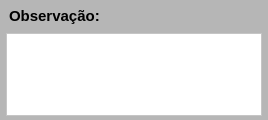
           <widget class="QWidget" name="widget_Cor6" native="true">
            <property name="sizePolicy">
             <sizepolicy hsizetype="Preferred" vsizetype="Preferred">
              <horstretch>0</horstretch>
              <verstretch>0</verstretch>
             </sizepolicy>
            </property>
            <property name="minimumSize">
             <size>
              <width>0</width>
              <height>120</height>
             </size>
            </property>
            <property name="maximumSize">
             <size>
              <width>16777215</width>
              <height>120</height>
             </size>
            </property>
            <property name="styleSheet">
             <string notr="true">background-color: rgb(182, 182, 182);</string>
            </property>
            <layout class="QHBoxLayout" name="horizontalLayout_21">
             <property name="spacing">
              <number>1</number>
             </property>
             <property name="leftMargin">
              <number>1</number>
             </property>
             <property name="topMargin">
              <number>1</number>
             </property>
             <property name="rightMargin">
              <number>1</number>
             </property>
             <property name="bottomMargin">
              <number>1</number>
             </property>
             <item>
              <widget class="QWidget" name="widget_24" native="true">
               <property name="maximumSize">
                <size>
                 <width>16777215</width>
                 <height>16777215</height>
                </size>
               </property>
               <property name="styleSheet">
                <string notr="true"/>
               </property>
               <layout class="QVBoxLayout" name="verticalLayout_3">
                <property name="spacing">
                 <number>5</number>
                </property>
                <property name="leftMargin">
                 <number>5</number>
                </property>
                <property name="topMargin">
                 <number>3</number>
                </property>
                <property name="rightMargin">
                 <number>5</number>
                </property>
                <property name="bottomMargin">
                 <number>3</number>
                </property>
                <item>
                 <widget class="QWidget" name="widget_6" native="true">
                  <layout class="QHBoxLayout" name="horizontalLayout_4">
                   <property name="spacing">
                    <number>3</number>
                   </property>
                   <property name="leftMargin">
                    <number>3</number>
                   </property>
                   <property name="topMargin">
                    <number>3</number>
                   </property>
                   <property name="rightMargin">
                    <number>3</number>
                   </property>
                   <property name="bottomMargin">
                    <number>3</number>
                   </property>
                   <item>
                    <widget class="QLabel" name="label_28">
                     <property name="sizePolicy">
                      <sizepolicy hsizetype="Fixed" vsizetype="Preferred">
                       <horstretch>0</horstretch>
                       <verstretch>0</verstretch>
                      </sizepolicy>
                     </property>
                     <property name="minimumSize">
                      <size>
                       <width>0</width>
                       <height>0</height>
                      </size>
                     </property>
                     <property name="maximumSize">
                      <size>
                       <width>101</width>
                       <height>16777215</height>
                      </size>
                     </property>
                     <property name="font">
                      <font>
                       <pointsize>11</pointsize>
                       <weight>75</weight>
                       <bold>true</bold>
                      </font>
                     </property>
                     <property name="text">
                      <string>Observação:</string>
                     </property>
                     <property name="alignment">
                      <set>Qt::AlignLeading|Qt::AlignLeft|Qt::AlignVCenter</set>
                     </property>
                    </widget>
                   </item>
                   <item>
                    <widget class="QLabel" name="label_2">
                     <property name="text">
                      <string/>
                     </property>
                    </widget>
                   </item>
                  </layout>
                 </widget>
                </item>
                <item>
                 <widget class="QPlainTextEdit" name="plain_Obs">
                  <property name="sizePolicy">
                   <sizepolicy hsizetype="Preferred" vsizetype="Preferred">
                    <horstretch>0</horstretch>
                    <verstretch>0</verstretch>
                   </sizepolicy>
                  </property>
                  <property name="styleSheet">
                   <string notr="true">background-color: rgb(255, 255, 255);</string>
                  </property>
                 </widget>
                </item>
               </layout>
              </widget>
             </item>
            </layout>
           </widget>
